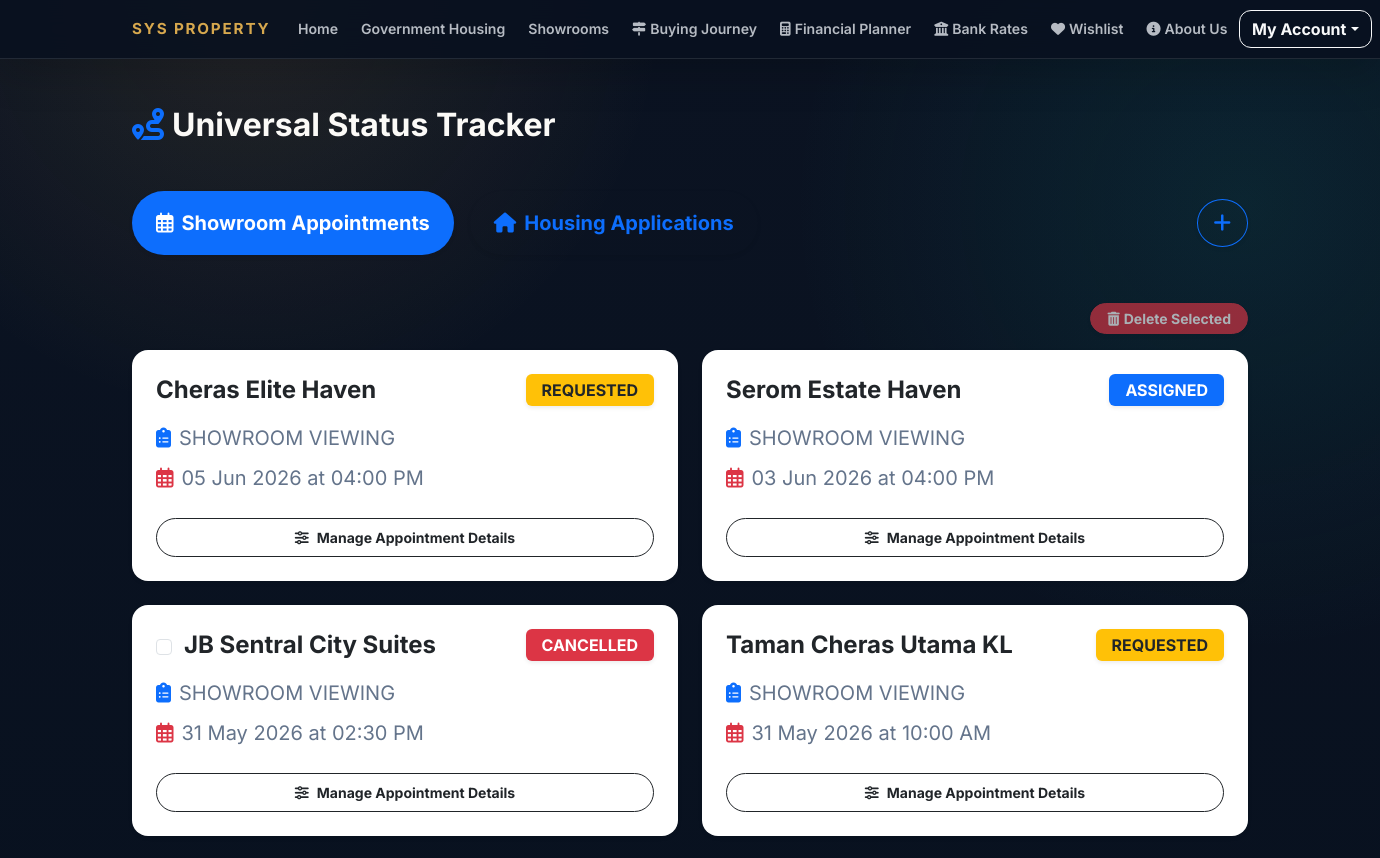
The app's page /customer/track_status.php (signed in, upper part), older data.
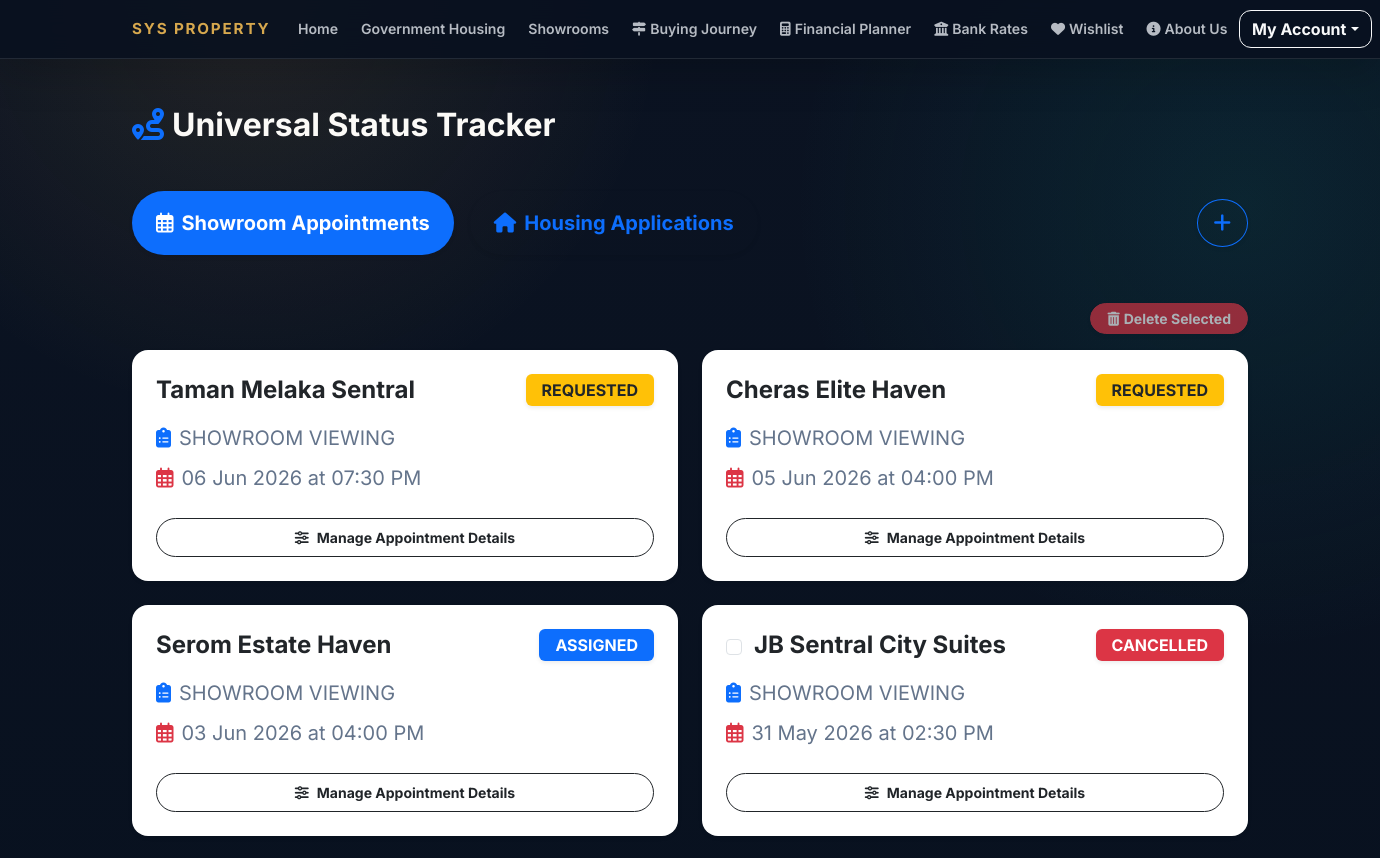
The same page, newer data.
### tables this page shows
CREATE TABLE `appointments` (
  `appointment_id` int(11) NOT NULL,
  `customer_id` int(11) NOT NULL,
  `property_id` int(11) NOT NULL,
  `assigned_staff_id` int(11) DEFAULT NULL,
  `service_type` enum('SHOWROOM_VIEWING','FINANCIAL_CONSULTATION') NOT NULL,
  `appointment_date` date NOT NULL,
  `appointment_time` time NOT NULL,
  `status` enum('REQUESTED','ASSIGNED','COMPLETED','NO_SHOW','CANCELLED') NOT NULL DEFAULT 'REQUESTED',
  `staff_remarks` text DEFAULT NULL
);

CREATE TABLE `properties` (
  `property_id` int(11) NOT NULL,
  `property_code` varchar(20) NOT NULL,
  `project_name` varchar(255) NOT NULL,
  `state` varchar(100) NOT NULL,
  `property_type` enum('AFFORDABLE','TERRACE','BUNGALOW','COMMERCIAL','APARTMENT') NOT NULL,
  `price` decimal(12,2) NOT NULL,
  `total_units` int(11) NOT NULL,
  `built_up_sqft` int(11) NOT NULL,
  `income_limit_rm` decimal(10,2) DEFAULT NULL,
  `status` enum('ACTIVE','SOLD_OUT','ARCHIVED') NOT NULL DEFAULT 'ACTIVE',
  `image_filename` varchar(255) NOT NULL,
  `image_search_keyword` varchar(255) NOT NULL,
  `is_affordable` tinyint(1) NOT NULL DEFAULT 0
);

### customer/track_status.php (the view, shortened to what the changed rows need)
<?php
include '../includes/db_connect.php';
$account_id = $_SESSION['account_id'];
$appt_stmt = $conn->prepare("SELECT a.*, p.project_name, p.state FROM appointments a JOIN properties p ON a.property_id = p.property_id WHERE a.customer_id = ? ORDER BY a.appointment_date DESC");
$appt_stmt->bind_param("i", $account_id);
$appt_stmt->execute();
$appointments = $appt_stmt->get_result();
include '../includes/header.php';
?>
<div class="container my-5">
    <h2 class="fw-bold mb-5"><i class="fas fa-route text-primary me-2"></i>Universal Status Tracker</h2>
    <form id="deleteAppointmentsForm" method="POST" action="track_status.php">
        <div class="tab-content" id="trackerTabsContent">
            <div class="tab-pane fade show active" id="appt" role="tabpanel">
                <div class="row">
                    <?php if ($appointments->num_rows > 0): ?>
                        <?php while ($row = $appointments->fetch_assoc()): ?>
                            <div class="col-md-6 mb-4">
                                <div class="card shadow-sm border-0 h-100 rounded-4">
                                    <div class="card-body p-4 d-flex flex-column">
                                        <div class="d-flex justify-content-between align-items-center mb-3">
                                            <div class="d-flex align-items-center gap-2" style="max-width: 70%;">
                                                <?php if (in_array($row['status'], ['CANCELLED', 'COMPLETED', 'NO_SHOW'], true)): ?>
                                                    <input type="checkbox" name="appointment_ids[]" value="<?php echo $row['appointment_id']; ?>" class="form-check-input appointment-delete-check me-1 flex-shrink-0">
                                                <?php endif; ?>
                                                <h4 class="fw-bold m-0 text-truncate"><?php echo htmlspecialchars($row['project_name']); ?></h4>
                                            </div>
                                            <?php
                                                $bg = 'secondary';
                                                if ($row['status'] === 'REQUESTED' || $row['status'] === 'PENDING') $bg = 'warning text-dark';
                                                if ($row['status'] === 'ASSIGNED') $bg = 'primary';
                                                if ($row['status'] === 'COMPLETED') $bg = 'success';
                                                if ($row['status'] === 'CANCELLED' || $row['status'] === 'NO_SHOW') $bg = 'danger';
                                            ?>
                                            <span class="badge bg-<?php echo $bg; ?> fs-6 px-3 py-2 shadow-sm"><?php echo htmlspecialchars($row['status']); ?></span>
                                        </div>
                                        <p class="text-muted fs-5 mb-2"><i class="fas fa-clipboard-list text-primary me-2"></i><?php echo str_replace('_', ' ', htmlspecialchars($row['service_type'])); ?></p>
                                        <p class="text-muted fs-5 mb-3"><i class="far fa-calendar-alt text-danger me-2"></i><?php echo htmlspecialchars(date('d M Y', strtotime($row['appointment_date'])) . ' at ' . date('h:i A', strtotime($row['appointment_time']))); ?></p>
                                        <div class="mt-auto pt-2">
                                            <a href="adjust_appointment.php?type=appointment&id=<?php echo $row['appointment_id']; ?>" class="btn btn-outline-dark btn-sm w-100 rounded-pill fw-bold py-2"><i class="fas fa-sliders-h me-2"></i>Manage Appointment Details</a>
                                        </div>
                                    </div>
                                </div>
                            </div>
                        <?php endwhile; ?>
                    <?php endif; ?>
                </div>
            </div>
        </div>
    </form>
</div>
<?php include '../includes/footer.php'; ?>

Row changes from the older to the newer data that the page shows:
no longer on this page (row unchanged): appointments: property.project_name "Taman Cheras Utama KL", status "REQUESTED", service_type "SHOWROOM VIEWING", appointment_date+appointment_time "31 May 2026 at 10:00 AM"
added appointments: property.project_name "Taman Melaka Sentral", status "REQUESTED", service_type "SHOWROOM VIEWING", appointment_date+appointment_time "06 Jun 2026 at 07:30 PM"
